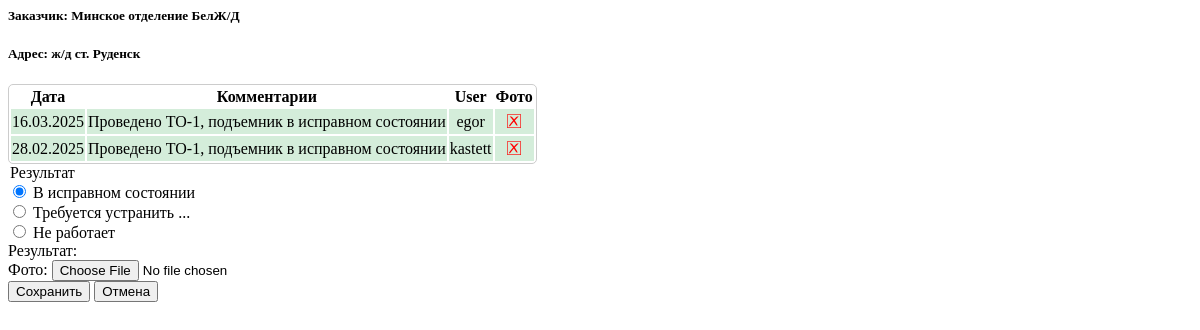
Page /service/add/58/ (signed in) on the earlier database version.
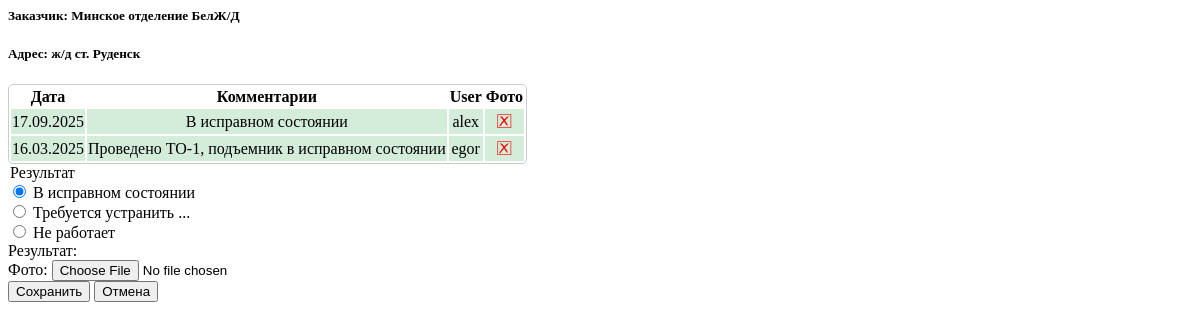
Same page on the later database version.
### LIFTEH/models.py (models this page shows, shortened)
class Service(models.Model):
    object = models.ForeignKey(Object, on_delete=models.CASCADE)
    service_date = models.DateTimeField(default=timezone.now)
    comments = models.TextField()
    result = models.CharField(max_length=200)
    foto = models.ImageField(upload_to='services_foto/',
                             null=True, blank=True)
    user = models.ForeignKey(User, on_delete=models.CASCADE)

### LIFTEH/views.py (the view, shortened to what this page needs)
# urls.py: path('service/add/<int:object_id>/', views.service_add, name='service_add'),
@login_required
def service_add(request, object_id):
    obj = get_object_or_404(Object, id=object_id)
    services = Service.objects.filter(object=obj).order_by('-service_date')[:2]
    current_datetime = timezone.now()
    form = ServiceForm()
    return render(request, 'service_add.html', {
        'form': form,
        'object': obj,
        'services': services,
        'current_datetime': current_datetime
    })

### LIFTEH/forms.py (shortened to what this page needs)
class ServiceForm(forms.ModelForm):
    class Meta:
        model = Service
        fields = ['service_date', 'comments', 'result', 'foto']
    def __init__(self, *args, **kwargs):
        self.object_id = kwargs.pop('object_id', None)  # Сохраняем object_id
        super().__init__(*args, **kwargs)

### LIFTEH/templates/service_add.html (shortened to what this page needs)
<h5><b>Заказчик:</b> {{ object.customer }}</h5>
<h5><b>Адрес:</b> {{ object.address }}</h5>
<table class="table" style="border-radius: 5px; overflow: hidden; border: 1px solid #cccccc;">
    <tbody >
    <tr style="text-align: center;">
        <th>Дата</th>
        <th>Комментарии</th>
        <th>User</th>
        <th>Фото</th>
    </tr>
{% for service in services %}
    <tr style="text-align: center;"
    class="{% if service.result == 0 %}table-success{% elif service.result == 1 %}table-warning{% elif service.result == 2 %}table-danger{% endif %}">
        <td>{{ service.service_date|date:"d.m.Y" }}</td>
        <td>{{ service.comments }}</td>
        <td>{{ service.user.username }}</td>
        <td>
            {% if service.foto %}
                <span style="color: green; font-size: 20px;">&#x1F5F9;</span>
            {% else %}
                <span style="color: red; font-size: 20px;">&#x1F5F5;</span>
            {% endif %}
        </td>
    </tr>
    {% empty %}
    <tr>
        <td colspan="4">Нет записей обслуживания.</td>
    </tr>
    {% endfor %}
    </tbody>
</table>
<form method="POST" enctype="multipart/form-data" id="serviceAddForm" action="{% url 'service_add' object_id=object.id %}">
    <div class="form-floating mt-2 mb-2">
        <div class="form-control" name="result-container" style="display: table;">
            <legend class="visually-hidden">Результат</legend>
            <div class="form-check">
                <input class="form-check-input" type="radio" name="result" id="result0" value="0" checked required>
                <label class="form-check-label" for="result0">В исправном состоянии</label>
            </div>
            <div class="form-check">
                <input class="form-check-input" type="radio" name="result" id="result1" value="1">
                <label class="form-check-label" for="result1">Требуется устранить ...</label>
            </div>
            <div class="form-check">
                <input class="form-check-input" type="radio" name="result" id="result2" value="2">
                <label class="form-check-label" for="result2">Не работает</label>
            </div>
        </div>
        <label class="form-label" for="result0">Результат:</label>
    </div>
<div class="input-group d-none mb-2" id="foto-group">
    <label class="input-group-text" for="foto">Фото:</label>
    <input type="file" class="form-control" id="foto" name="foto" accept="image/*">
</div>
    <button type="submit" class="btn btn-success">Сохранить</button>
    <button type="button" class="btn btn-primary" data-bs-dismiss="modal">Отмена</button>
</form>

Differences in the rows shown:
no longer on this page (row unchanged): Service: service_date "28.02.2025", comments "Проведено ТО-1, подъемник в исправном состоянии", user.username "kastett"
added Service: service_date "17.09.2025", comments "В исправном состоянии", user.username "alex"
